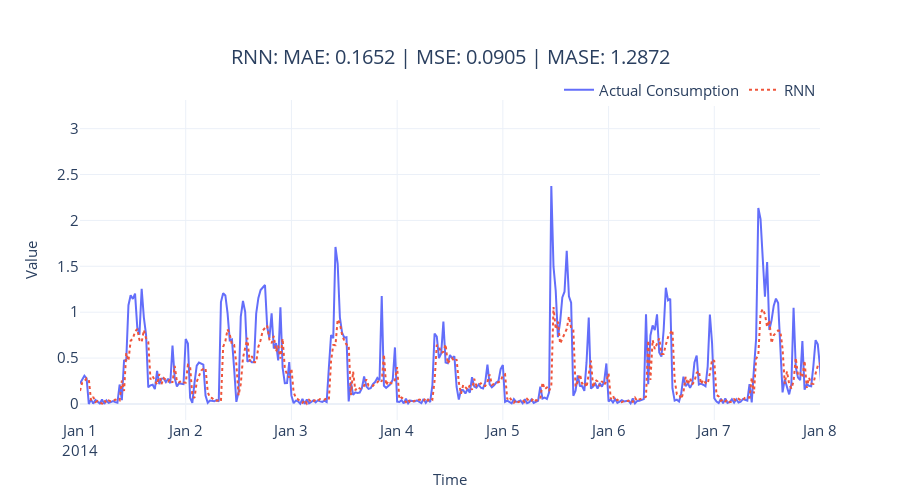

The notebook cell saved with this chart:
### Code cell
def create_forecast_plot(pred_df, rnn_config, metrics):
    # Setup colors
    colors = px.colors.qualitative.Plotly
    actual_color = colors[0]
    forecast_color = colors[1]

    # Create figure
    fig = go.Figure()

    # Add actual values trace
    mask = ~pred_df[rnn_config.rnn_type].isnull()
    fig.add_trace(
        go.Scatter(
            x=pred_df[mask].index,
            y=pred_df[mask].energy_consumption,
            mode="lines",
            line=dict(color=actual_color, width=2),
            name="Actual Consumption"
        )
    )

    # Add forecast trace
    fig.add_trace(
        go.Scatter(
            x=pred_df[mask].index,
            y=pred_df.loc[mask, rnn_config.rnn_type],
            mode="lines",
            line=dict(color=forecast_color, width=2, dash="dot"),
            name=rnn_config.rnn_type
        )
    )

    # Update layout
    fig.update_layout(
        # Size and title
        autosize=False,
        width=900,
        height=500,
        title=dict(
            text=f"{rnn_config.rnn_type}: MAE: {metrics['MAE']:.4f} | MSE: {metrics['MSE']:.4f} | MASE: {metrics['MASE']:.4f}",
            x=0.5,
            xanchor="center",
            yanchor="top",
            font=dict(size=20)
        ),
        
        # Legend
        showlegend=True,
        legend=dict(
            font=dict(size=15),
            orientation="h",
            yanchor="bottom",
            y=0.98,
            xanchor="right",
            x=1
        ),
        
        # Axes
        xaxis=dict(
            title="Time",
            titlefont=dict(size=15),
            tickfont=dict(size=15),
            type="date",
            range=["2014-01-01", "2014-01-08"]
        ),
        yaxis=dict(
            title="Value",
            titlefont=dict(size=15),
            tickfont=dict(size=15)
        ),
        
        # Template and margins
        template="plotly_white",
        margin=dict(l=80, r=80, t=100, b=80)
    )

    return fig

# Usage:
fig = create_forecast_plot(pred_df, rnn_config, metrics)
fig.show()

### Figure 1 — Plotly figure (JSON) as saved in the notebook; plotly's stock layout.template omitted (floating-point values rounded to 4 significant figures; data arrays with more than 128 entries replaced by an {"elided": "..."} marker saying what was removed)
{"data": [{"line": {"color": "#636EFA", "width": 2}, "mode": "lines", "name": "Actual Consumption", "type": "scatter", "x": {"elided": "1488 str values"}, "y": {"elided": "1488 float values"}}, {"line": {"color": "#EF553B", "dash": "dot", "width": 2}, "mode": "lines", "name": "RNN", "type": "scatter", "x": {"elided": "1488 str values"}, "y": {"elided": "1488 float values"}}], "layout": {"autosize": false, "height": 500, "legend": {"font": {"size": 15}, "orientation": "h", "x": 1, "xanchor": "right", "y": 0.98, "yanchor": "bottom"}, "margin": {"b": 80, "l": 80, "r": 80, "t": 100}, "showlegend": true, "title": {"font": {"size": 20}, "text": "RNN: MAE: 0.1652 | MSE: 0.0905 | MASE: 1.2872", "x": 0.5, "xanchor": "center", "yanchor": "top"}, "width": 900, "xaxis": {"range": ["2014-01-01", "2014-01-08"], "tickfont": {"size": 15}, "title": {"font": {"size": 15}, "text": "Time"}, "type": "date"}, "yaxis": {"tickfont": {"size": 15}, "title": {"font": {"size": 15}, "text": "Value"}}}}
